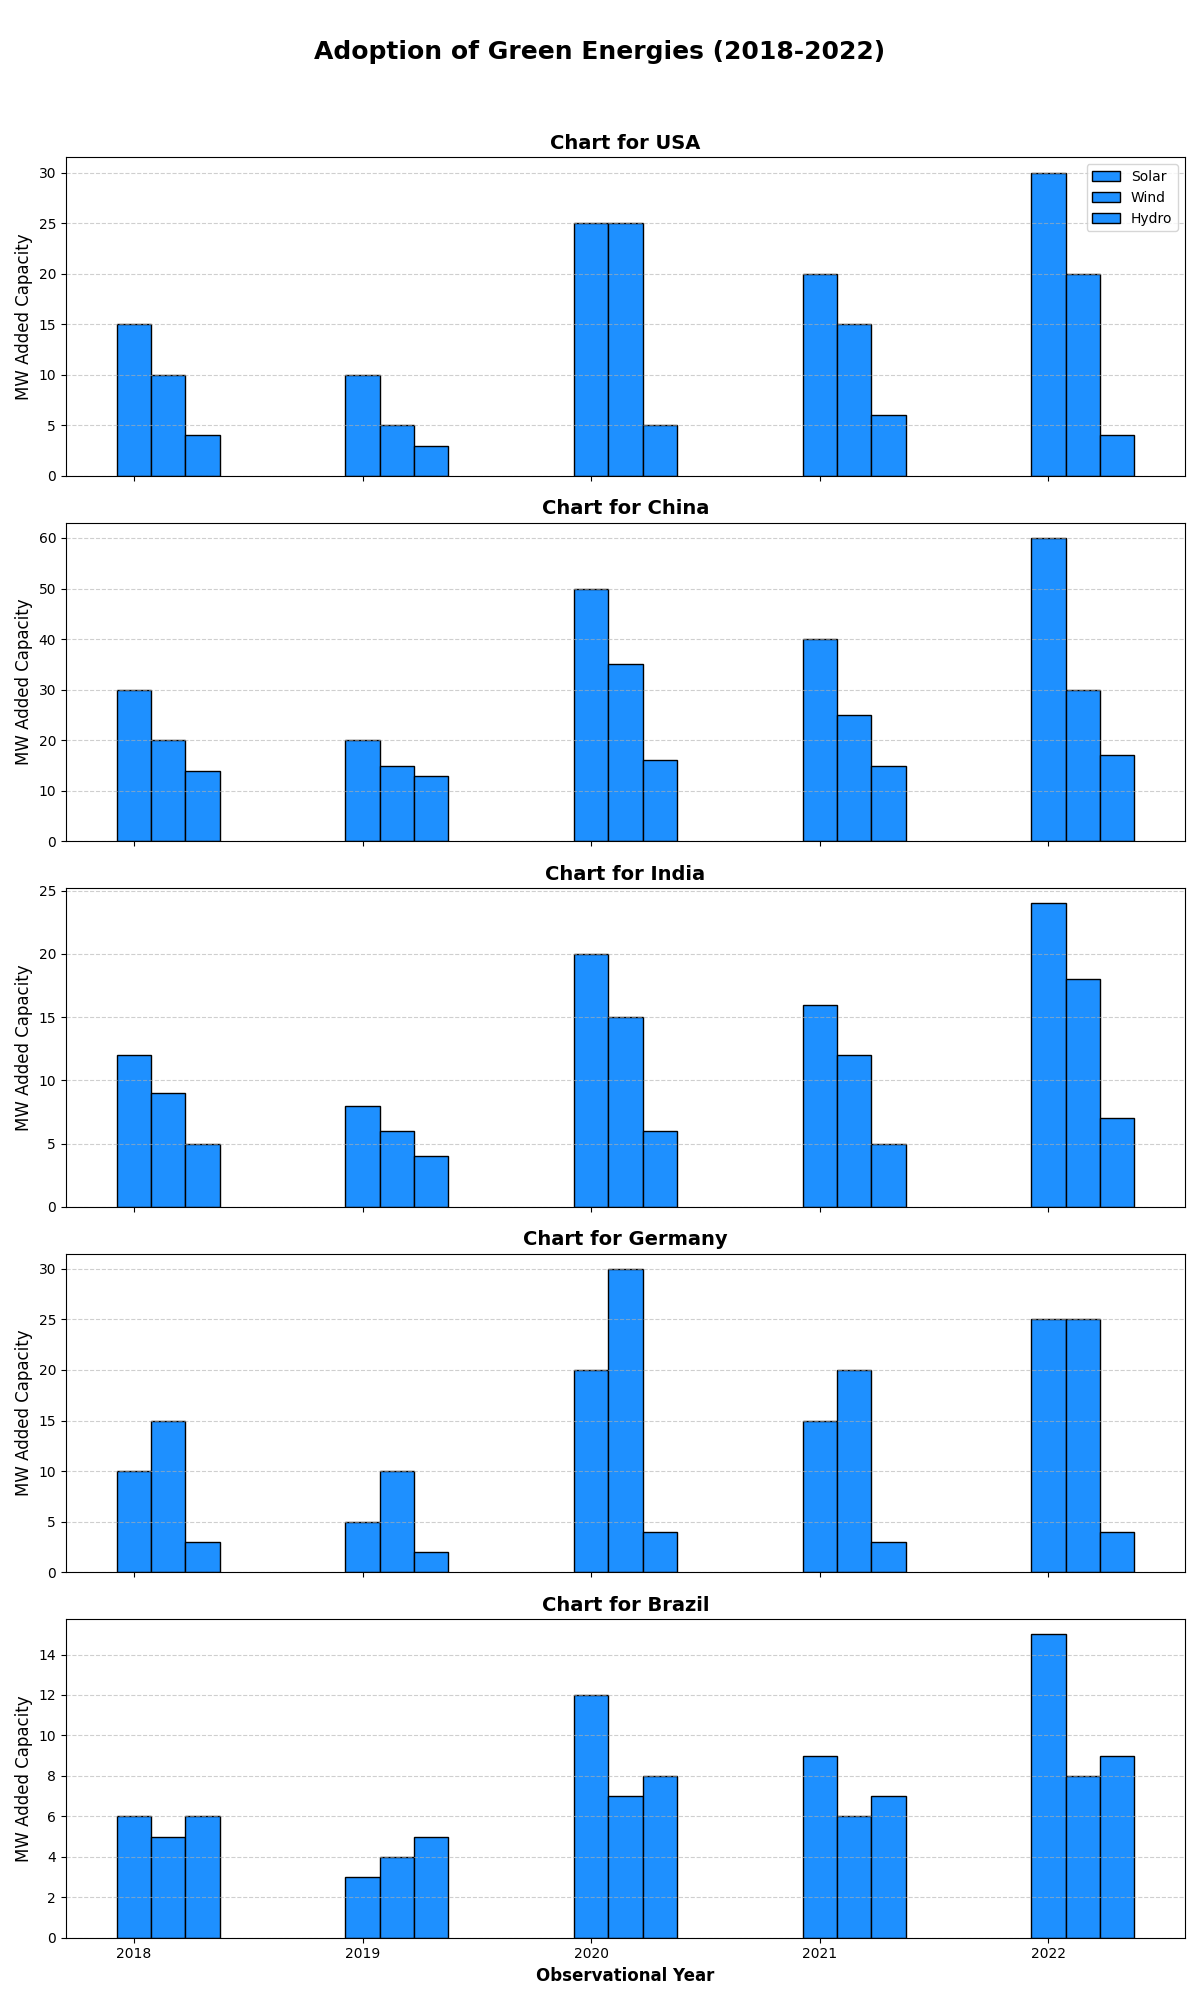

Generate this figure with Python:
import matplotlib.pyplot as plt
import numpy as np

years = np.array([2018, 2019, 2020, 2021, 2022])
countries = ["USA", "China", "India", "Germany", "Brazil"]

usa_data = {"Solar": [15, 10, 25, 20, 30], "Wind": [10, 5, 25, 15, 20], "Hydro": [4, 3, 5, 6, 4]}
china_data = {"Solar": [30, 20, 50, 40, 60], "Wind": [20, 15, 35, 25, 30], "Hydro": [14, 13, 16, 15, 17]}
india_data = {"Solar": [12, 8, 20, 16, 24], "Wind": [9, 6, 15, 12, 18], "Hydro": [5, 4, 6, 5, 7]}
germany_data = {"Solar": [10, 5, 20, 15, 25], "Wind": [15, 10, 30, 20, 25], "Hydro": [3, 2, 4, 3, 4]}
brazil_data = {"Solar": [6, 3, 12, 9, 15], "Wind": [5, 4, 7, 6, 8], "Hydro": [6, 5, 8, 7, 9]}

all_data = [usa_data, china_data, india_data, germany_data, brazil_data]
energy_types = ["Solar", "Wind", "Hydro"]
single_color = '#1E90FF'

fig, axes = plt.subplots(nrows=5, ncols=1, figsize=(12, 20), sharex=True)

# Changed the main title
fig.suptitle("Adoption of Green Energies (2018-2022)", fontsize=18, fontweight='bold')

for i, ax in enumerate(axes):
    country_data = all_data[i]
    for j, energy in enumerate(energy_types):
        # Randomly changed the bar offset position
        ax.bar(years + j * 0.15, country_data[energy],
               width=0.15, color=single_color, edgecolor='black', label=energy if i == 0 else "")
    # Changed the group (country) title randomly
    ax.set_title(f"Chart for {countries[i]}", fontsize=14, fontweight='bold')
    # Slight alteration in y-axis label text
    ax.set_ylabel('MW Added Capacity', fontsize=12)
    ax.grid(axis='y', linestyle='--', alpha=0.6)
    if i == 0:
        ax.legend()

# Altered the x-axis label text slightly
plt.xlabel("Observational Year", fontsize=12, fontweight='bold')
plt.xticks(years)
plt.tight_layout(rect=[0, 0, 1, 0.96])

plt.show()
